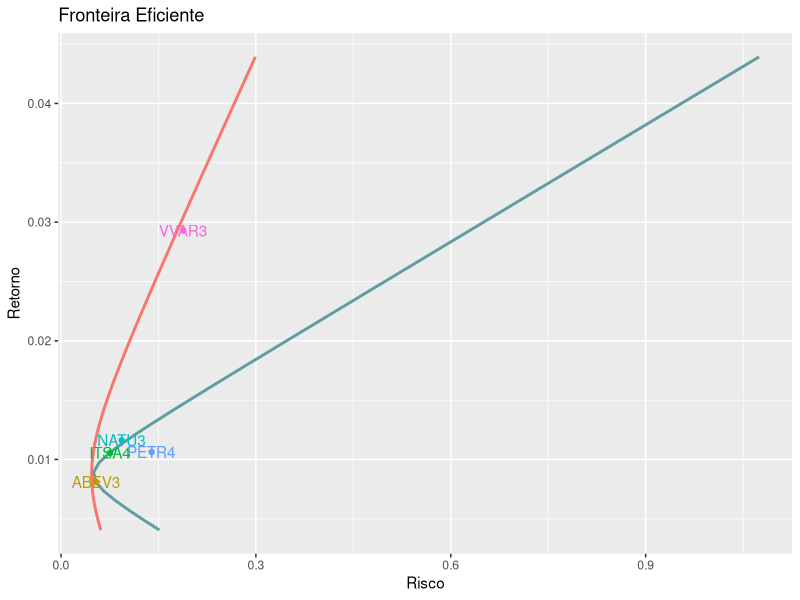

The R script that drew this image:

# Simulando a variância de carteiros com n pesos iguais
# Ambiente----------------------------------------------------------------------
rm(list = ls())
library(ggplot2)
library(magrittr)
library(tseries)
#library(quantmod)

# Carregando dados--------------------------------------------------------------
dados <- read.csv2('dados/retornos-mensais.csv')

carteira  <- dados[,-1]
carteira <- as.matrix(carteira)
carteira <- na.omit(carteira)


# Processando dados-------------------------------------------------------------

# Risco e retornos esperados dos ativos
retornos_esperados <- apply(carteira, MARGIN = 2, mean)
riscos <- apply(carteira, MARGIN = 2, sd)

ativos <- data.frame(
  acao = names(retornos_esperados),
  risco = riscos,
  retorno = retornos_esperados
)

# Retornos desejados
retorno_min <- 0.5*min(retornos_esperados)
retorno_max <- 1.5*max(retornos_esperados)

retornos_seq <- seq(retorno_min, retorno_max, length.out = 50)

# Funções-----------------------------------------------------------------------

carteira_otima <- function(ativos, retorno_esperado, shorts = FALSE){
  
  s <- tseries::portfolio.optim(
    x = ativos,
    pm = retorno_esperado,
    shorts = shorts
  )
  
  res <- list(
    pesos = s[['pw']],
    retorno = s[['pm']],
    risco = s[['ps']]
  )
  
  return(res)
}


get_retorno <- function(res){
  
  sapply(res, `[[`, i = 'retorno')
}

get_risco <- function(res){
  
  sapply(res, `[[`, i = 'risco')
}


# Gráficos----------------------------------------------------------------------

# primeira fronteira
fronteira <- lapply(
  X = retornos_seq,
  FUN = carteira_otima,
  ativos = carteira,
  shorts = TRUE
)

# Fronteira sem NATU3
nomes_ativ <- c("ABEV3", "PETR4", "ITSA4")

fronteira2 <- lapply(
  X = retornos_seq,
  FUN = carteira_otima,
  ativos = carteira[, nomes_ativ],
  shorts = TRUE
)

# Criando data frame
dados_plot <- data.frame(
  retorno = get_retorno(fronteira),
  risco = get_risco(fronteira),
  retorno2 = get_retorno(fronteira2),
  risco2 = get_risco(fronteira2)
)

# 
dados_plot %>% 
  ggplot(aes(x = retorno, y = risco, color = '#E7B800'))+
  geom_line(size = 1)+
  geom_line(size = 1, aes(y = risco2), color = '#5F9EA0')+
  geom_point(data = ativos, aes(x = retorno, y = risco, color = acao))+
  geom_text(data = ativos, aes(x = retorno, y = risco, label = acao, color = acao))+
  coord_flip()+
  labs(
    x = 'Retorno',
    y = 'Risco',
    title = 'Fronteira Eficiente',
    color = ''
  )+
  theme(legend.position = 'none')

cor(carteira)
